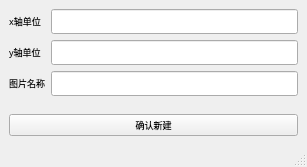
<?xml version="1.0" encoding="UTF-8"?>
<ui version="4.0">
 <class>NewFigWindow</class>
 <widget class="QMainWindow" name="NewFigWindow">
  <property name="geometry">
   <rect>
    <x>0</x>
    <y>0</y>
    <width>307</width>
    <height>167</height>
   </rect>
  </property>
  <property name="font">
   <font>
    <family>微软雅黑</family>
   </font>
  </property>
  <property name="windowTitle">
   <string>新建图片</string>
  </property>
  <widget class="QWidget" name="centralwidget">
   <layout class="QVBoxLayout" name="verticalLayout">
    <item>
     <layout class="QFormLayout" name="formLayout">
      <item row="0" column="0">
       <widget class="QLabel" name="xlaLabel">
        <property name="font">
         <font>
          <family>微软雅黑</family>
          <pointsize>7</pointsize>
         </font>
        </property>
        <property name="text">
         <string>x轴单位</string>
        </property>
       </widget>
      </item>
      <item row="0" column="1">
       <widget class="QLineEdit" name="xlaLlineEdit"/>
      </item>
      <item row="1" column="0">
       <widget class="QLabel" name="ylaLabel">
        <property name="font">
         <font>
          <family>微软雅黑</family>
          <pointsize>7</pointsize>
         </font>
        </property>
        <property name="text">
         <string>y轴单位</string>
        </property>
       </widget>
      </item>
      <item row="1" column="1">
       <widget class="QLineEdit" name="ylaLineEdit"/>
      </item>
      <item row="2" column="0">
       <widget class="QLabel" name="titLabel">
        <property name="font">
         <font>
          <family>微软雅黑</family>
          <pointsize>7</pointsize>
         </font>
        </property>
        <property name="text">
         <string>图片名称</string>
        </property>
       </widget>
      </item>
      <item row="2" column="1">
       <widget class="QLineEdit" name="titLineEdit"/>
      </item>
     </layout>
    </item>
    <item>
     <widget class="QPushButton" name="doNewFigButton">
      <property name="font">
       <font>
        <family>微软雅黑</family>
        <pointsize>7</pointsize>
       </font>
      </property>
      <property name="text">
       <string>确认新建</string>
      </property>
     </widget>
    </item>
   </layout>
  </widget>
  <widget class="QMenuBar" name="menubar">
   <property name="geometry">
    <rect>
     <x>0</x>
     <y>0</y>
     <width>307</width>
     <height>22</height>
    </rect>
   </property>
  </widget>
  <widget class="QStatusBar" name="statusbar"/>
 </widget>
 <resources/>
 <connections>
  <connection>
   <sender>doNewFigButton</sender>
   <signal>clicked()</signal>
   <receiver>NewFigWindow</receiver>
   <slot>doNewFigButtonOnClicked()</slot>
   <hints>
    <hint type="sourcelabel">
     <x>157</x>
     <y>117</y>
    </hint>
    <hint type="destinationlabel">
     <x>152</x>
     <y>166</y>
    </hint>
   </hints>
  </connection>
 </connections>
 <slots>
  <signal>newFigCreated(Figure)</signal>
  <slot>doNewFigButtonOnClicked()</slot>
  <slot>slot1()</slot>
 </slots>
</ui>
